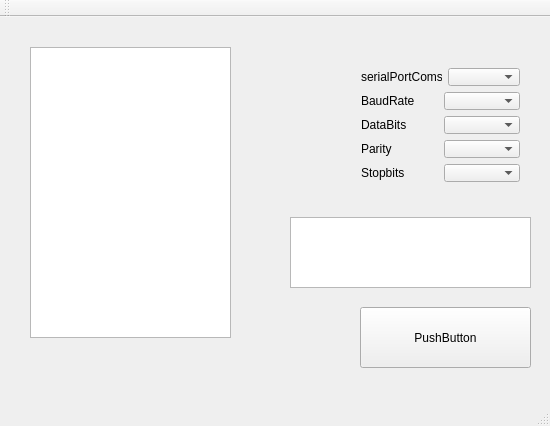
<?xml version="1.0" encoding="UTF-8"?>
<ui version="4.0">
 <class>MainWindow</class>
 <widget class="QMainWindow" name="MainWindow">
  <property name="geometry">
   <rect>
    <x>0</x>
    <y>0</y>
    <width>550</width>
    <height>426</height>
   </rect>
  </property>
  <property name="windowTitle">
   <string>MainWindow</string>
  </property>
  <widget class="QWidget" name="centralWidget">
   <widget class="QTextEdit" name="messageOfRec">
    <property name="geometry">
     <rect>
      <x>30</x>
      <y>30</y>
      <width>201</width>
      <height>291</height>
     </rect>
    </property>
   </widget>
   <widget class="QTextEdit" name="textEdit_2">
    <property name="geometry">
     <rect>
      <x>290</x>
      <y>200</y>
      <width>241</width>
      <height>71</height>
     </rect>
    </property>
   </widget>
   <widget class="QPushButton" name="BtnOfSerialPort">
    <property name="geometry">
     <rect>
      <x>360</x>
      <y>290</y>
      <width>171</width>
      <height>61</height>
     </rect>
    </property>
    <property name="text">
     <string>PushButton</string>
    </property>
   </widget>
   <widget class="QWidget" name="layoutWidget">
    <property name="geometry">
     <rect>
      <x>350</x>
      <y>40</y>
      <width>181</width>
      <height>136</height>
     </rect>
    </property>
    <layout class="QVBoxLayout" name="verticalLayout">
     <item>
      <layout class="QHBoxLayout" name="horizontalLayout">
       <item>
        <widget class="QLabel" name="label">
         <property name="text">
          <string>serialPortComs</string>
         </property>
        </widget>
       </item>
       <item>
        <widget class="QComboBox" name="serialPortComs"/>
       </item>
      </layout>
     </item>
     <item>
      <layout class="QHBoxLayout" name="horizontalLayout_6">
       <item>
        <widget class="QLabel" name="label_2">
         <property name="text">
          <string>BaudRate</string>
         </property>
        </widget>
       </item>
       <item>
        <widget class="QComboBox" name="BaudRate"/>
       </item>
      </layout>
     </item>
     <item>
      <layout class="QHBoxLayout" name="horizontalLayout_7">
       <item>
        <widget class="QLabel" name="label_3">
         <property name="text">
          <string>DataBits</string>
         </property>
        </widget>
       </item>
       <item>
        <widget class="QComboBox" name="DataBits"/>
       </item>
      </layout>
     </item>
     <item>
      <layout class="QHBoxLayout" name="horizontalLayout_8">
       <item>
        <widget class="QLabel" name="label_4">
         <property name="text">
          <string>Parity</string>
         </property>
        </widget>
       </item>
       <item>
        <widget class="QComboBox" name="Parity"/>
       </item>
      </layout>
     </item>
     <item>
      <layout class="QHBoxLayout" name="horizontalLayout_9">
       <item>
        <widget class="QLabel" name="label_5">
         <property name="text">
          <string>Stopbits</string>
         </property>
        </widget>
       </item>
       <item>
        <widget class="QComboBox" name="Stopbits"/>
       </item>
      </layout>
     </item>
    </layout>
   </widget>
  </widget>
  <widget class="QMenuBar" name="menuBar">
   <property name="geometry">
    <rect>
     <x>0</x>
     <y>0</y>
     <width>550</width>
     <height>23</height>
    </rect>
   </property>
  </widget>
  <widget class="QToolBar" name="mainToolBar">
   <attribute name="toolBarArea">
    <enum>TopToolBarArea</enum>
   </attribute>
   <attribute name="toolBarBreak">
    <bool>false</bool>
   </attribute>
  </widget>
  <widget class="QStatusBar" name="statusBar"/>
 </widget>
 <layoutdefault spacing="6" margin="11"/>
 <resources/>
 <connections/>
</ui>
